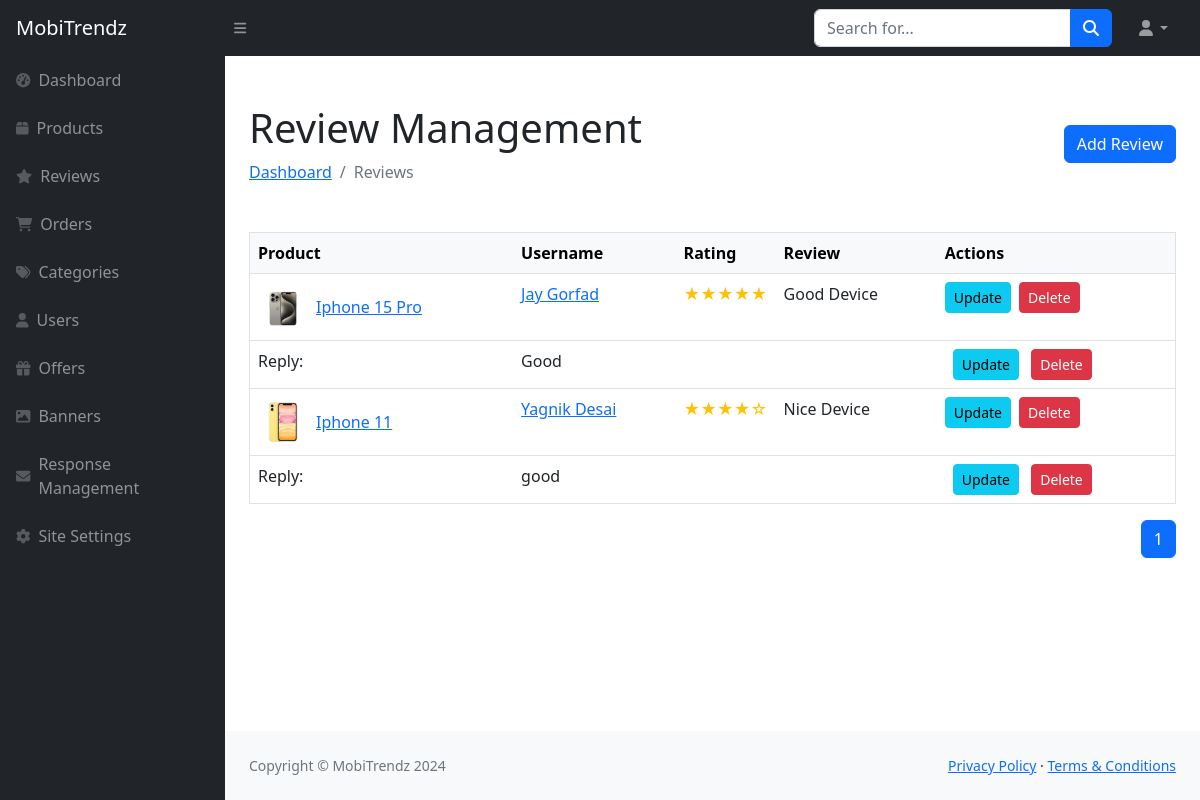
Page /Admin/reviews.php on the earlier database version.
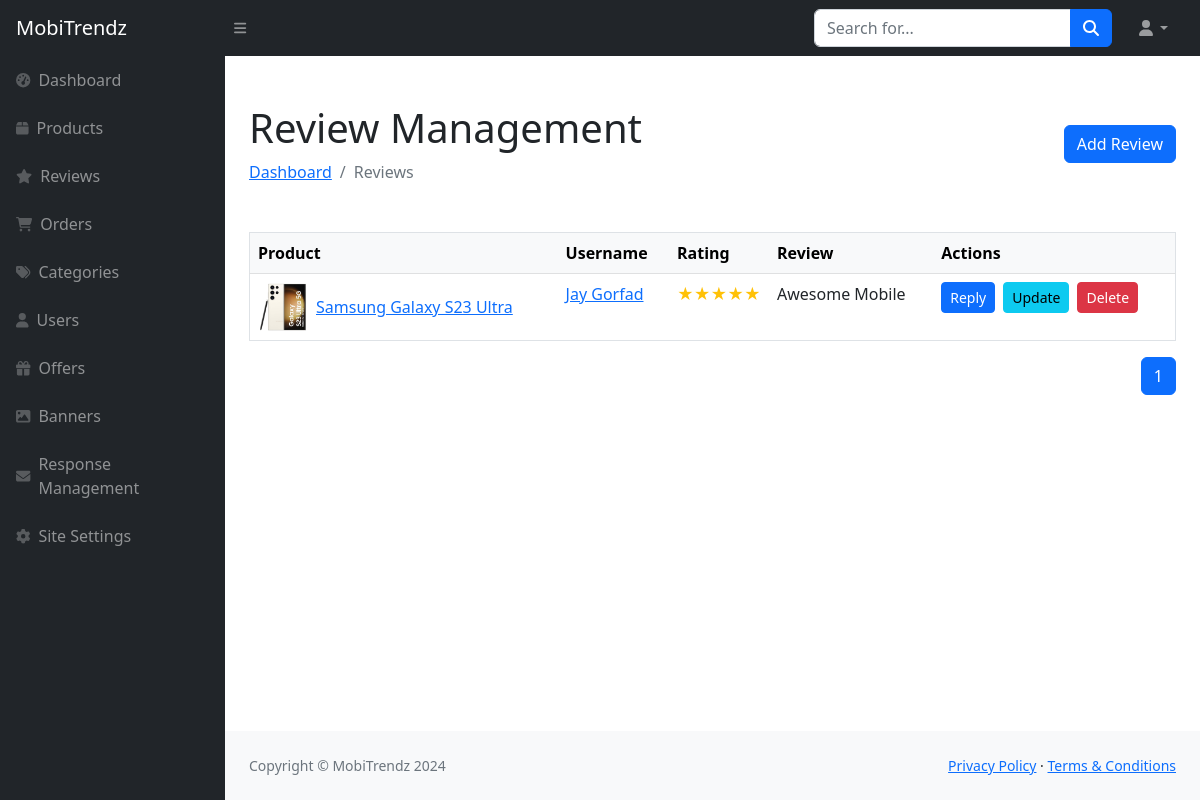
Same page on the later database version.
### tables this page shows
CREATE TABLE `review_details_tbl` (
  `Review_Id` int(11) NOT NULL,
  `Reply_To` int(11) DEFAULT NULL,
  `Product_Id` int(11) DEFAULT NULL,
  `User_Id` int(11) NOT NULL,
  `Rating` int(11) DEFAULT NULL,
  `Review` text NOT NULL,
  `Review_Date` datetime NOT NULL
);

CREATE TABLE `product_details_tbl` (
  `Product_Id` int(11) NOT NULL,
  `Category_Id` int(11) NOT NULL,
  `Product_Name` varchar(100) NOT NULL,
  `Description` text NOT NULL,
  `Product_Image` varchar(255) NOT NULL,
  `Sale_Price` decimal(10,2) NOT NULL,
  `Cost_Price` decimal(10,2) NOT NULL,
  `Discount` tinyint(4) NOT NULL,
  `stock` int(11) NOT NULL DEFAULT 0,
  `Display` varchar(200) NOT NULL,
  `Processor` varchar(200) NOT NULL,
  `RAM` varchar(100) NOT NULL,
  `Storage` varchar(100) NOT NULL,
  `Rear_Camera` varchar(100) NOT NULL,
  `Front_Camera` varchar(100) NOT NULL,
  `Battery` varchar(200) NOT NULL,
  `Operating_System` varchar(200) NOT NULL,
  `Color` varchar(100) NOT NULL,
  `is_active` tinyint(4) NOT NULL DEFAULT 1
);

CREATE TABLE `user_details_tbl` (
  `User_Id` int(11) NOT NULL,
  `User_Role_Id` int(11) DEFAULT 0,
  `Name` varchar(50) NOT NULL,
  `Password` varchar(20) NOT NULL,
  `Email` varchar(320) NOT NULL,
  `Mobile_No` varchar(20) NOT NULL,
  `Active_Status` tinyint(4) NOT NULL,
  `Profile_Picture` varchar(255) DEFAULT 'default-img.png'
);

### Admin/reviews.php (the view, shortened to what the changed rows need)
<?php include("sidebar.php");
$search = isset($_GET['search']) ? $_GET['search'] : '';
$search_query = '';
$query = "
    SELECT
        r.Review_Id, r.Rating, r.Review, r.Review_Date,
        p.Product_Id, p.Product_Name, p.Product_Image,
        u.User_Id, u.Name,
        r1.Review_Id as 'Reply_Id', r1.Review as 'Reply'
    FROM review_details_tbl r
    JOIN product_details_tbl p ON r.Product_Id = p.Product_Id
    JOIN user_details_tbl u ON r.User_Id = u.User_Id
    left join review_details_tbl r1 on r.Review_Id = r1.Reply_To
    $search_query
";
$result = mysqli_query($con, $query);
$total_records = mysqli_num_rows($result);
$records_per_page = 10;
$total_pages = ceil($total_records / $records_per_page);
$page = isset($_GET['page']) ? $_GET['page'] : 1;
$start_from = ($page - 1) * $records_per_page;
$query .= " LIMIT $start_from, $records_per_page";
$result = mysqli_query($con, $query);
?>
<div id="layoutSidenav_content">
    <div class="container-fluid px-4">
        <div class="d-flex justify-content-between align-items-center mt-4 mb-4">
            <div>
                <h1 class="mt-4">Review Management</h1>
            </div>
        </div>
        <div class="card-body">
            <table class="table border text-nowrap">
                <thead class="table-light">
                    <tr>
                        <th>Product</th>
                        <th>Username</th>
                        <th>Rating</th>
                        <th>Review</th>
                        <th>Actions</th>
                    </tr>
                </thead>
                <tbody>
                    <?php
                    if (mysqli_num_rows($result))
                    {
                        while($review = mysqli_fetch_assoc($result))
                        {
                            $Name = $review['Name'];
                            ?>
                            <tr>
                                <td>
                                    <div class="d-flex align-items-center">
                                        <img src="../img/items/products/<?php echo $review['Product_Image']; ?>" alt="<?php echo $review['Product_Name']; ?>" style="width: 50px; height: 50px; object-fit: cover;" class="me-2">
                                        <a href="view-product.php?product_id=<?php echo $review['Product_Id']; ?>"><?php echo $review['Product_Name']; ?></a>
                                    </div>
                                </td>
                                <td><a href="user-profile.php?user_id=<?php echo $review['User_Id']; ?>"><?php echo $Name; ?></a></td>
                                <td style="width: 100px;">
                                    <span class="text-warning">
                                        <?php
                                        for($i = 0; $i < 5; $i++) {
                                            echo ($i < $review['Rating']) ? "&#9733;" : "&#9734;";
                                        }
                                        ?>
                                    </span>
                                </td>
                                <td style="max-width: 250px;" class="text-wrap"><?php echo $review['Review']; ?></td>
                                <td>
                                    <div class="d-flex flex-nowrap">
                                        <button class="btn btn-primary btn-sm me-2 <?php echo isset($review['Reply_Id'])?'d-none':''; ?>" data-bs-toggle="modal" data-bs-target="#replyModal<?php echo $review['Review_Id']; ?>">Reply</button>
                                        <a class="btn btn-info btn-sm" href="update-review.php?review_id=<?php echo $review['Review_Id']; ?>">Update</a>
                                        <button class="btn btn-danger btn-sm ms-2" data-bs-toggle="modal" data-bs-target="#deleteModal<?php echo $review['Review_Id']; ?>">Delete</button>
                                    </div>
                                </td>
                            </tr>
                            <?php
                                if(isset($review['Reply_Id']))
                                {
                                    $reply_text = $review["Reply"];
                                ?>
                                    <tr>
                                        <td>Reply:</td>
                                        <td colspan="3"><?php echo $reply_text; ?></td>
                                        <td>
                                            <button class="btn btn-info btn-sm ms-2" data-bs-toggle="modal" data-bs-target="#updateModal<?php echo $review['Reply_Id']; ?>">Update</button>
                                            <button class="btn btn-danger btn-sm ms-2" data-bs-toggle="modal" data-bs-target="#deleteModal<?php echo $review['Reply_Id']; ?>">Delete</button>
                                        </td>
                                    </tr>
                                <?php
                                }
                            }
                    }
                    else
                    {
                        echo "<td colspan='5'>No reviews found!</td>";
                    }
                    ?>
                </tbody>
            </table>
            <div class="d-flex justify-content-end">
               <nav aria-label="Page navigation example">
                    <ul class="pagination">
                        <?php
                            for ($i = 1; $i <= $total_pages; $i++) {
                                echo "<li class='page-item " . ($i == $page ? 'active' : '') . "'><a class='page-link' href='?page=" . $i . "&search=" . $search . "'>" . $i . "</a></li>";
                            }
                        ?>
                    </ul>
                </nav>
            </div>
        </div>
    </div>
<?php include("footer.php"); ?>

Differences in the rows shown:
removed review_details_tbl: Product_Id.Product_Image (picture), Product_Id.Product_Name "Iphone 15 Pro", User_Id.Name "Jay Gorfad", Rating 5 (drawn), Review "Good Device", review_details_tbl.Review "Good"
removed review_details_tbl: Product_Id.Product_Image (picture), Product_Id.Product_Name "Iphone 11", User_Id.Name "Yagnik Desai", Rating 4 (drawn), Review "Nice Device", review_details_tbl.Review "good"
added review_details_tbl: Product_Id.Product_Image (picture), Product_Id.Product_Name "Samsung Galaxy S23 Ultra", User_Id.Name "Jay Gorfad", Rating 5 (drawn), Review "Awesome Mobile"
